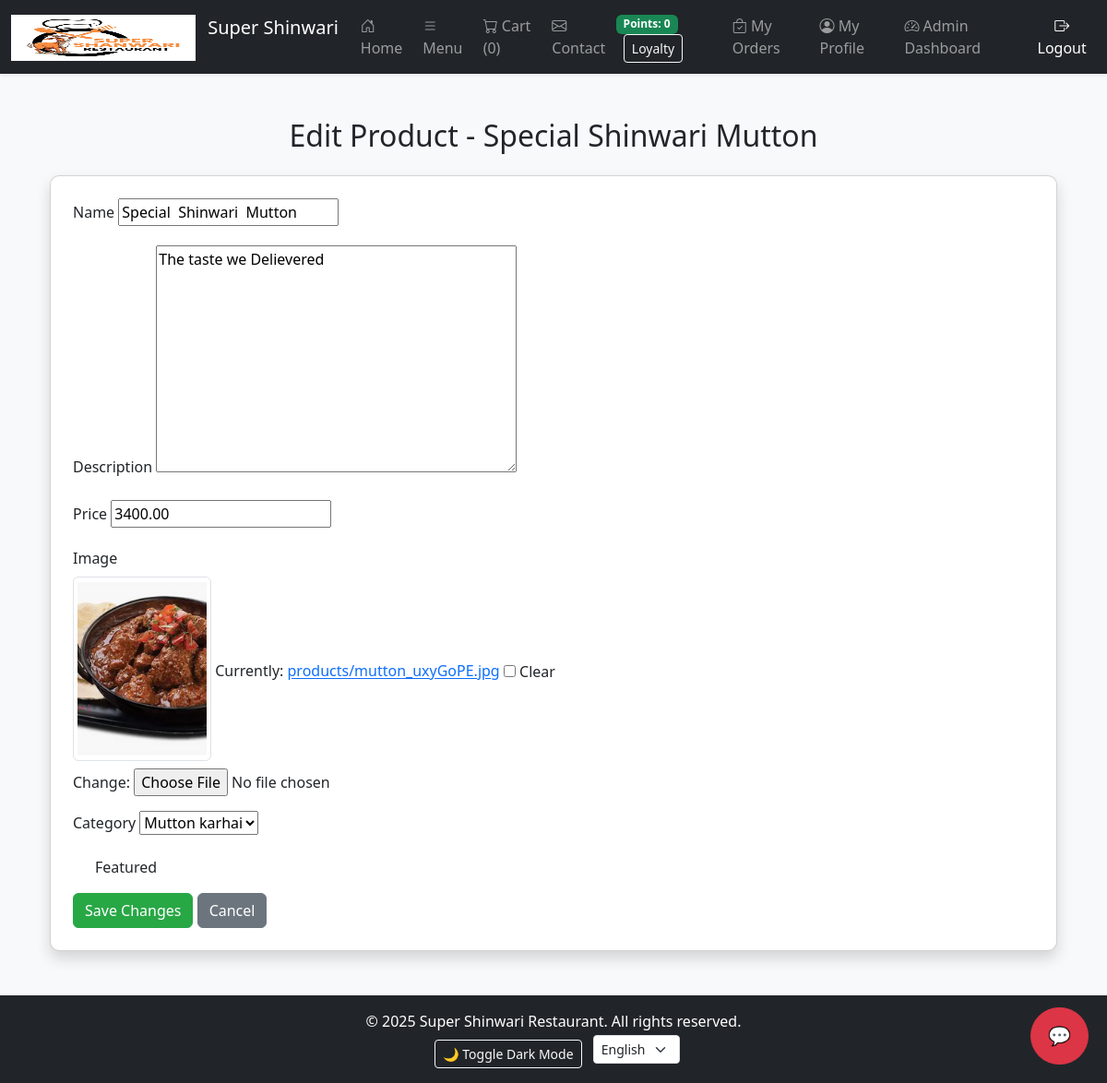
The page /admin-dashboard/products/edit/1/ (signed in) on the database its author committed.
### core/models.py (models this page shows, shortened)
class Product(models.Model):
    name = models.CharField(max_length=200)
    description = models.TextField(blank=True, null=True)
    price = models.DecimalField(max_digits=10, decimal_places=2)
    discount_price = models.DecimalField(max_digits=10, decimal_places=2, blank=True, null=True)
    available = models.BooleanField(default=True)
    image = models.ImageField(upload_to='products/', blank=True, null=True)
    category = models.ForeignKey(Category, on_delete=models.CASCADE, related_name="products")
    branch = models.ForeignKey(Branch, on_delete=models.SET_NULL, null=True, blank=True, related_name="products")
    created_at = models.DateTimeField(auto_now_add=True)
    is_featured = models.BooleanField(default=False)

### core/views.py (the view)
# urls.py: path('admin-dashboard/products/edit/<int:pk>/', views.edit_product, name='edit_product'),
@staff_member_required
def edit_product(request, pk):
    product = get_object_or_404(Product, pk=pk)
    form = ProductForm(request.POST or None, request.FILES or None, instance=product)
    if request.method == 'POST' and form.is_valid():
        form.save()
        return redirect('manage_products')
    return render(request, 'admin/edit_product.html', {'form': form, 'product': product})

### core/forms.py
class ProductForm(forms.ModelForm):
    class Meta:
        model = Product
        fields = ['category', 'branch', 'name', 'description', 'price', 'image', 'available']

### core/context_processors.py (called while the page is built)
def cart_item_count(request):
    total = 0
    if request.user.is_authenticated:
        cart = Cart.objects.filter(user=request.user).first()
        if cart:
            total = CartItem.objects.filter(cart=cart).aggregate(total=Sum('quantity'))['total'] or 0
    return {'cart_item_count': total}

### core/loyalty.py (called while the page is built)
def get_profile(user):
    profile, _ = UserProfile.objects.get_or_create(user=user)
    return profile

### core/models.py (called while the page is built)
    def __str__(self):
        return self.name

    @property
    def cart_items(self):
        return self.items.all()

### templates/admin/edit_product.html (shortened to what this page needs)
{% extends 'admin_dashboard.html' %}
{% load static %}
{% block content %}
<div class="container mt-5">
    <h2 class="mb-4 text-center">Edit Product - {{ product.name }}</h2>
    <div class="card shadow p-4">
        <form method="post" enctype="multipart/form-data">
            <div class="mb-3">
                <label for="id_name" class="form-label">Name</label>
                {{ form.name }}
            </div>
            <div class="mb-3">
                <label for="id_description" class="form-label">Description</label>
                {{ form.description }}
            </div>
            <div class="mb-3">
                <label for="id_price" class="form-label">Price</label>
                {{ form.price }}
            </div>
            <div class="mb-3">
                <label for="id_image" class="form-label">Image</label><br>
                {% if product.image %}
                    <img src="{{ product.image.url }}" alt="{{ product.name }}" class="img-thumbnail mb-2" style="max-width: 150px;">
                {% endif %}
                {{ form.image }}
            </div>
            <div class="mb-3">
                <label for="id_category" class="form-label">Category</label>
                {{ form.category }}
            </div>
            <div class="mb-3 form-check">
                <label class="form-check-label" for="id_is_featured">Featured</label>
            </div>
            <button type="submit" class="btn btn-success">Save Changes</button>
            <a href="{% url 'manage_products' %}" class="btn btn-secondary">Cancel</a>
        </form>
    </div>
</div>
{% endblock %}

### static/css/style.css (style rules this page uses)
body { font-family: 'Segoe UI', Tahoma, sans-serif; background-color: #f8f9fa; margin: 0; padding: 0; transition: background 0.3s, color 0.3s; }
html { scroll-behavior: smooth; }
.card { border-radius: 10px; overflow: hidden; box-shadow: 0 4px 10px rgba(0, 0, 0, 0.1); transition: transform 0.3s ease; }
.card-img-top, .card img { height: 200px; object-fit: cover; }
.btn-success { background-color: #28a745; border-color: #28a745; }

### rows shown on the page
Product: name "Special Shinwari Mutton", description "The taste we Delievered", price "3400.00", image (picture), category "Mutton karhai"

### other values the page prints
{{ cart_item_count }} "0"
{{ loyalty_balance|default:0 }} "0"
